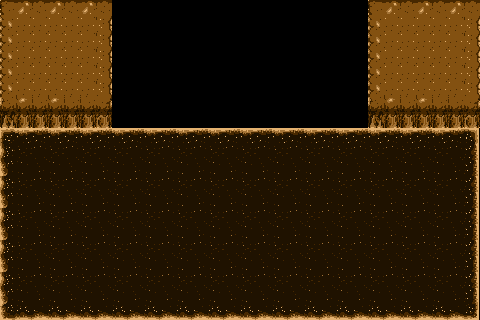

The image is a tile-based game level rendered from a .tmx file. Its description and complete source (layers, tilesets, objects, tile grids) follow:
An orthogonal 30x20 tile map with 16x16 px tiles, 2 tile layers (Ground Layer, Wall Layer) and 22 objects.

<map version="1.10" tiledversion="1.11.2" orientation="orthogonal" renderorder="right-down" width="30" height="20" tilewidth="16" tileheight="16" infinite="0" nextlayerid="3" nextobjectid="1">
 <tileset firstgid="1" name="fever" tilewidth="16" tileheight="16" tilecount="40" columns="10">
  <image source="textures/tiles/fever.png" width="160" height="64" />
  <tile id="0">
   <objectgroup draworder="index" id="2">
    <object id="1" x="0" y="0" width="16" height="16" />
   </objectgroup>
  </tile>
  <tile id="1">
   <objectgroup draworder="index" id="2">
    <object id="1" x="0" y="0" width="16" height="16" />
   </objectgroup>
  </tile>
  <tile id="2">
   <objectgroup draworder="index" id="2">
    <object id="1" x="0" y="0" width="16" height="16" />
   </objectgroup>
  </tile>
  <tile id="3">
   <objectgroup draworder="index" id="2">
    <object id="1" x="0" y="0" width="16" height="16" />
   </objectgroup>
  </tile>
  <tile id="4">
   <objectgroup draworder="index" id="2">
    <object id="1" x="0" y="0" width="16" height="16" />
   </objectgroup>
  </tile>
  <tile id="5">
   <objectgroup draworder="index" id="2">
    <object id="1" x="0" y="0" width="16" height="16" />
   </objectgroup>
  </tile>
  <tile id="10">
   <objectgroup draworder="index" id="2">
    <object id="1" x="0" y="0" width="16" height="16" />
   </objectgroup>
  </tile>
  <tile id="13">
   <objectgroup draworder="index" id="2">
    <object id="1" x="0" y="0" width="16" height="16" />
   </objectgroup>
  </tile>
  <tile id="14">
   <objectgroup draworder="index" id="2">
    <object id="1" x="0" y="0" width="16" height="16" />
   </objectgroup>
  </tile>
  <tile id="15">
   <objectgroup draworder="index" id="2">
    <object id="1" x="0" y="0" width="16" height="16" />
   </objectgroup>
  </tile>
  <tile id="20">
   <objectgroup draworder="index" id="2">
    <object id="1" x="0" y="0" width="16" height="16" />
   </objectgroup>
  </tile>
  <tile id="21">
   <objectgroup draworder="index" id="2">
    <object id="1" x="0" y="0" width="16" height="16" />
   </objectgroup>
  </tile>
  <tile id="22">
   <objectgroup draworder="index" id="2">
    <object id="1" x="0" y="0" width="16" height="16" />
   </objectgroup>
  </tile>
  <tile id="23">
   <objectgroup draworder="index" id="2">
    <object id="1" x="0" y="0" width="16" height="16" />
   </objectgroup>
  </tile>
  <tile id="24">
   <objectgroup draworder="index" id="2">
    <object id="1" x="0" y="0" width="16" height="16" />
   </objectgroup>
  </tile>
  <tile id="25">
   <objectgroup draworder="index" id="2">
    <object id="1" x="0" y="0" width="16" height="16" />
   </objectgroup>
  </tile>
  <tile id="30">
   <objectgroup draworder="index" id="2">
    <object id="1" x="0" y="0" width="16" height="16" />
   </objectgroup>
  </tile>
  <tile id="31">
   <objectgroup draworder="index" id="2">
    <object id="1" x="0" y="0" width="16" height="16" />
   </objectgroup>
  </tile>
  <tile id="32">
   <objectgroup draworder="index" id="2">
    <object id="1" x="0" y="0" width="16" height="16" />
   </objectgroup>
  </tile>
  <tile id="33">
   <objectgroup draworder="index" id="2">
    <object id="1" x="0" y="0" width="16" height="16" />
   </objectgroup>
  </tile>
  <tile id="34">
   <objectgroup draworder="index" id="2">
    <object id="1" x="0" y="0" width="16" height="16" />
   </objectgroup>
  </tile>
  <tile id="35">
   <objectgroup draworder="index" id="2">
    <object id="1" x="0" y="0" width="16" height="16" />
   </objectgroup>
  </tile>
 </tileset>
 <layer id="1" name="Ground Layer" width="30" height="20">
  <data encoding="csv">
0,0,0,0,0,0,0,0,0,0,0,0,0,0,0,0,0,0,0,0,0,0,0,0,0,0,0,0,0,0,
0,0,0,0,0,0,0,0,0,0,0,0,0,0,0,0,0,0,0,0,0,0,0,0,0,0,0,0,0,0,
0,0,0,0,0,0,0,0,0,0,0,0,0,0,0,0,0,0,0,0,0,0,0,0,0,0,0,0,0,0,
0,0,0,0,0,0,0,0,0,0,0,0,0,0,0,0,0,0,0,0,0,0,0,0,0,0,0,0,0,0,
0,0,0,0,0,0,0,0,0,0,0,0,0,0,0,0,0,0,0,0,0,0,0,0,0,0,0,0,0,0,
0,0,0,0,0,0,0,0,0,0,0,0,0,0,0,0,0,0,0,0,0,0,0,0,0,0,0,0,0,0,
0,0,0,0,0,0,0,0,0,0,0,0,0,0,0,0,0,0,0,0,0,0,0,0,0,0,0,0,0,0,
0,0,0,0,0,0,0,0,0,0,0,0,0,0,0,0,0,0,0,0,0,0,0,0,0,0,0,0,0,0,
7,8,9,8,9,8,9,8,9,8,9,8,9,8,9,8,9,8,9,8,9,8,9,8,9,8,9,8,9,10,
17,18,19,18,19,18,19,18,19,18,19,18,19,18,19,18,19,18,19,18,19,18,19,18,19,18,19,18,19,20,
27,28,29,28,29,28,29,28,29,28,29,28,29,28,29,28,29,28,29,28,29,28,29,28,29,28,29,28,29,30,
17,18,19,18,19,18,19,18,19,18,19,18,19,18,19,18,19,18,19,18,19,18,19,18,19,18,19,18,19,20,
27,28,29,28,29,28,29,28,29,28,29,28,29,28,29,28,29,28,29,28,29,28,29,28,29,28,29,28,29,30,
17,18,19,18,19,18,19,18,19,18,19,18,19,18,19,18,19,18,19,18,19,18,19,18,19,18,19,18,19,20,
27,28,29,28,29,28,29,28,29,28,29,28,29,28,29,28,29,28,29,28,29,28,29,28,29,28,29,28,29,30,
17,18,19,18,19,18,19,18,19,18,19,18,19,18,19,18,19,18,19,18,19,18,19,18,19,18,19,18,19,20,
27,28,29,28,29,28,29,28,29,28,29,28,29,28,29,28,29,28,29,28,29,28,29,28,29,28,29,28,29,30,
17,18,19,18,19,18,19,18,19,18,19,18,19,18,19,18,19,18,19,18,19,18,19,18,19,18,19,18,19,20,
27,28,29,28,29,28,29,28,29,28,29,28,29,28,29,28,29,28,29,28,29,28,29,28,29,28,29,28,29,30,
37,38,39,38,39,38,39,38,39,38,39,38,39,38,39,38,39,38,39,38,39,38,39,38,39,38,39,38,39,40
</data>
 </layer>
 <layer id="2" name="Wall Layer" width="30" height="20">
  <data encoding="csv">
1,2,3,2,3,2,3,0,0,0,0,0,0,0,0,0,0,0,0,0,0,0,0,1,2,3,2,3,2,3,
11,12,12,12,12,12,14,0,0,0,0,0,0,0,0,0,0,0,0,0,0,0,0,11,12,12,12,12,12,14,
11,12,12,12,12,12,14,0,0,0,0,0,0,0,0,0,0,0,0,0,0,0,0,11,12,12,12,12,12,14,
11,12,12,12,12,12,14,0,0,0,0,0,0,0,0,0,0,0,0,0,0,0,0,11,12,12,12,12,12,14,
11,12,12,12,12,12,14,0,0,0,0,0,0,0,0,0,0,0,0,0,0,0,0,11,12,12,12,12,12,14,
11,12,12,12,12,12,14,0,0,0,0,0,0,0,0,0,0,0,0,0,0,0,0,11,12,12,12,12,12,14,
21,22,23,22,23,23,24,0,0,0,0,0,0,0,0,0,0,0,0,0,0,0,0,21,22,23,22,23,23,24,
31,34,34,34,34,34,36,0,0,0,0,0,0,0,0,0,0,0,0,0,0,0,0,31,34,34,34,34,34,36,
15,15,15,15,15,15,15,15,15,15,15,15,15,15,15,15,15,15,15,15,15,15,15,15,15,15,15,15,15,15,
15,0,0,0,0,0,0,0,0,0,0,0,0,0,0,0,0,0,0,0,0,0,0,0,0,0,0,0,0,15,
15,0,0,0,0,0,0,0,0,0,0,0,0,0,0,0,0,0,0,0,0,0,0,0,0,0,0,0,0,15,
15,0,0,0,0,0,0,0,0,0,0,0,0,0,0,0,0,0,0,0,0,0,0,0,0,0,0,0,0,15,
15,0,0,0,0,0,0,0,0,0,0,0,0,0,0,0,0,0,0,0,0,0,0,0,0,0,0,0,0,15,
15,0,0,0,0,0,0,0,0,0,0,0,0,0,0,0,0,0,0,0,0,0,0,0,0,0,0,0,0,15,
15,0,0,0,0,0,0,0,0,0,0,0,0,0,0,0,0,0,0,0,0,0,0,0,0,0,0,0,0,15,
15,0,0,0,0,0,0,0,0,0,0,0,0,0,0,0,0,0,0,0,0,0,0,0,0,0,0,0,0,15,
15,0,0,0,0,0,0,0,0,0,0,0,0,0,0,0,0,0,0,0,0,0,0,0,0,0,0,0,0,15,
15,0,0,0,0,0,0,0,0,0,0,0,0,0,0,0,0,0,0,0,0,0,0,0,0,0,0,0,0,15,
15,0,0,0,0,0,0,0,0,0,0,0,0,0,0,0,0,0,0,0,0,0,0,0,0,0,0,0,0,15,
15,15,15,15,15,15,15,15,15,15,15,15,15,15,15,15,15,15,15,15,15,15,15,15,15,15,15,15,15,15
</data>
 </layer>
</map>